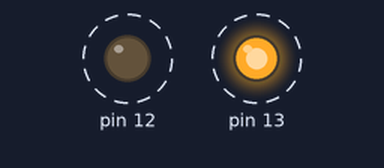
Bench run of a sketch on a simulated Arduino Uno, built with avr-gcc and run on an emulated ATmega328P. Parts: output pins drawn as LEDs (lit = HIGH). Dashed ring = blinking.

Above: at 0.5 s.
Timing chart, 0 to 4.6 s (numbered marks = the images above):
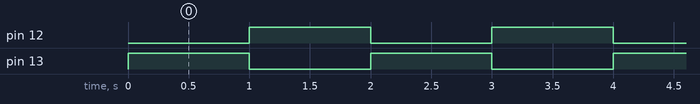

The sketch:

BM_Alternate_blink.ino
```cpp
#include <avr/io.h>
#include<util/delay.h>
int main(void){
  DDRB = DDRB|(1<<DDB5);
  DDRB = DDRB|(1<<DDB4);
  while(1)
  {
    PORTB = PORTB|(1<<PORTB5);
    PORTB = PORTB&~(1<<PORTB4);
    _delay_ms(1000);

    PORTB = PORTB&~(1<<PORTB5);
    PORTB = PORTB|(1<<PORTB4);
    _delay_ms(1000);
  }
}
```

Measured:
- by itself, pin 12, pin 13: alternates HIGH for 1.0 s and LOW for 1.0 s
